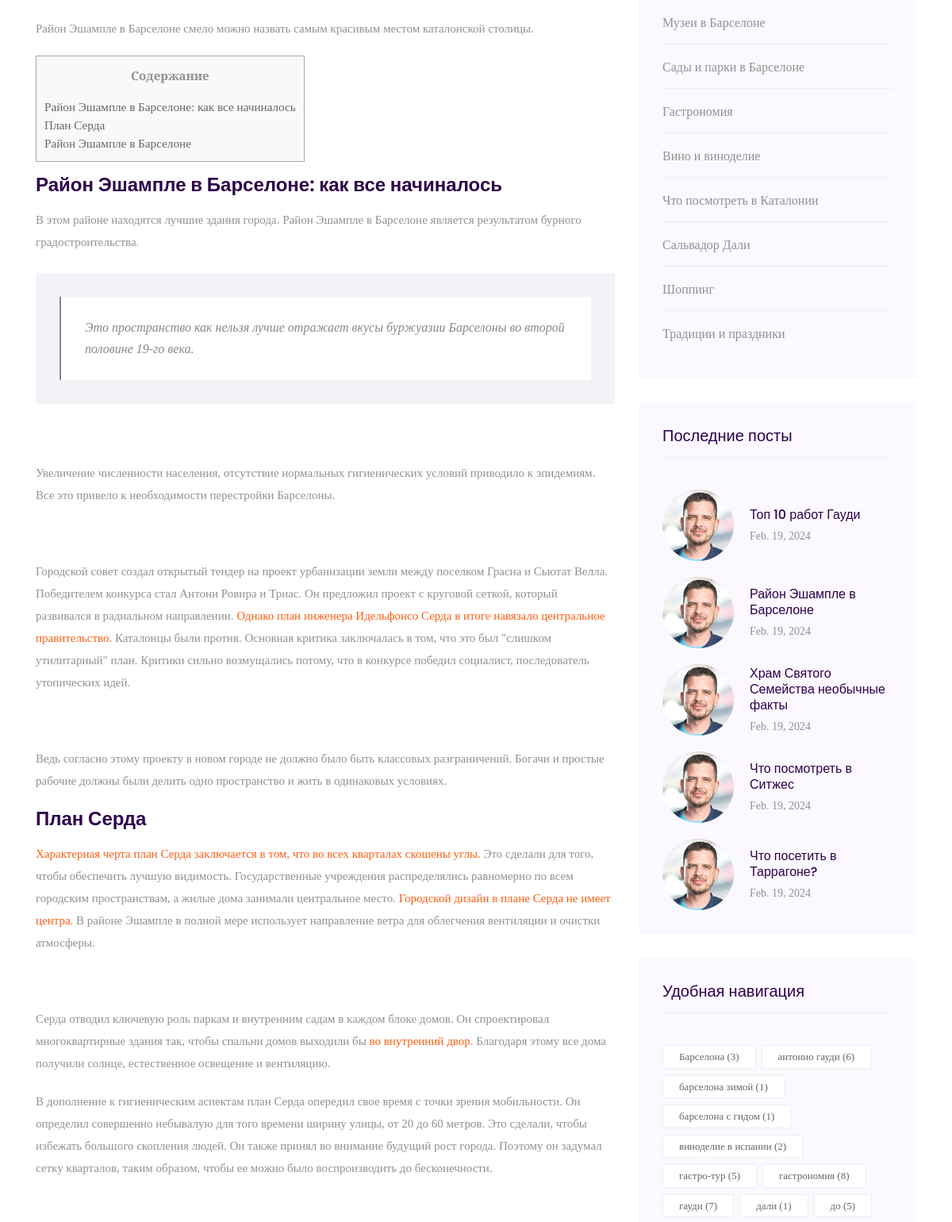
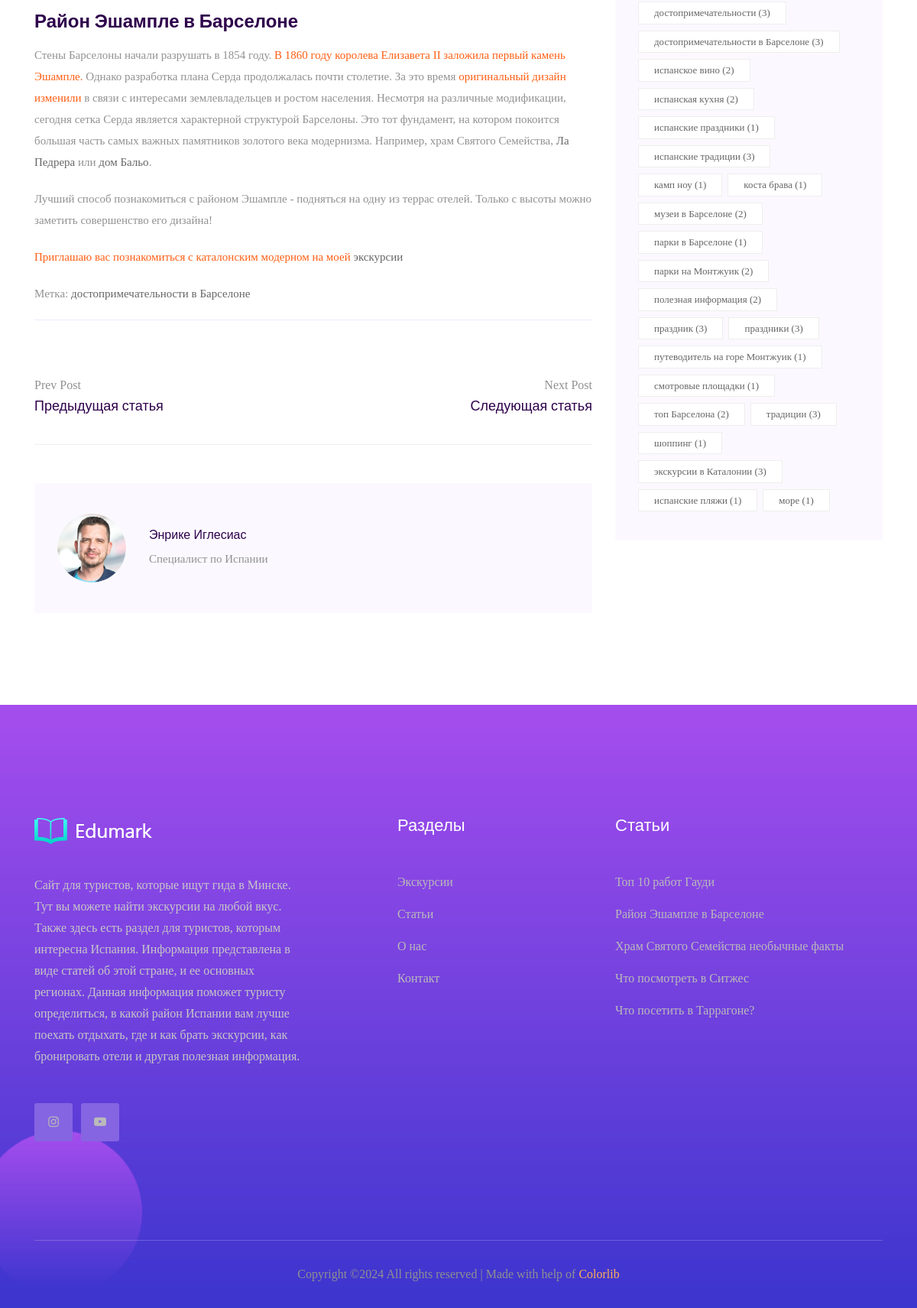
Page /catalog/blog/80 (lower part) on the earlier database version (2 pictures, top to bottom).
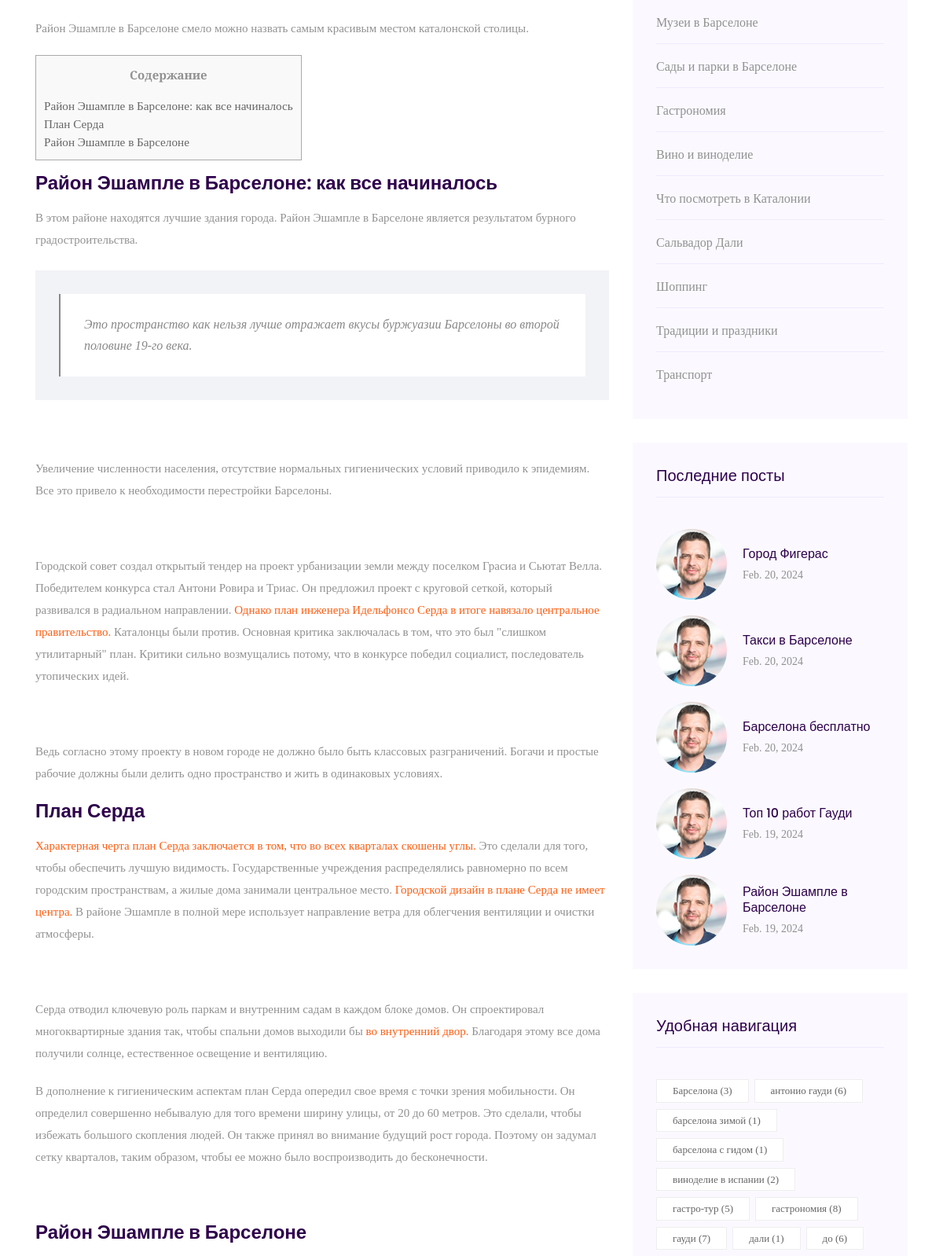
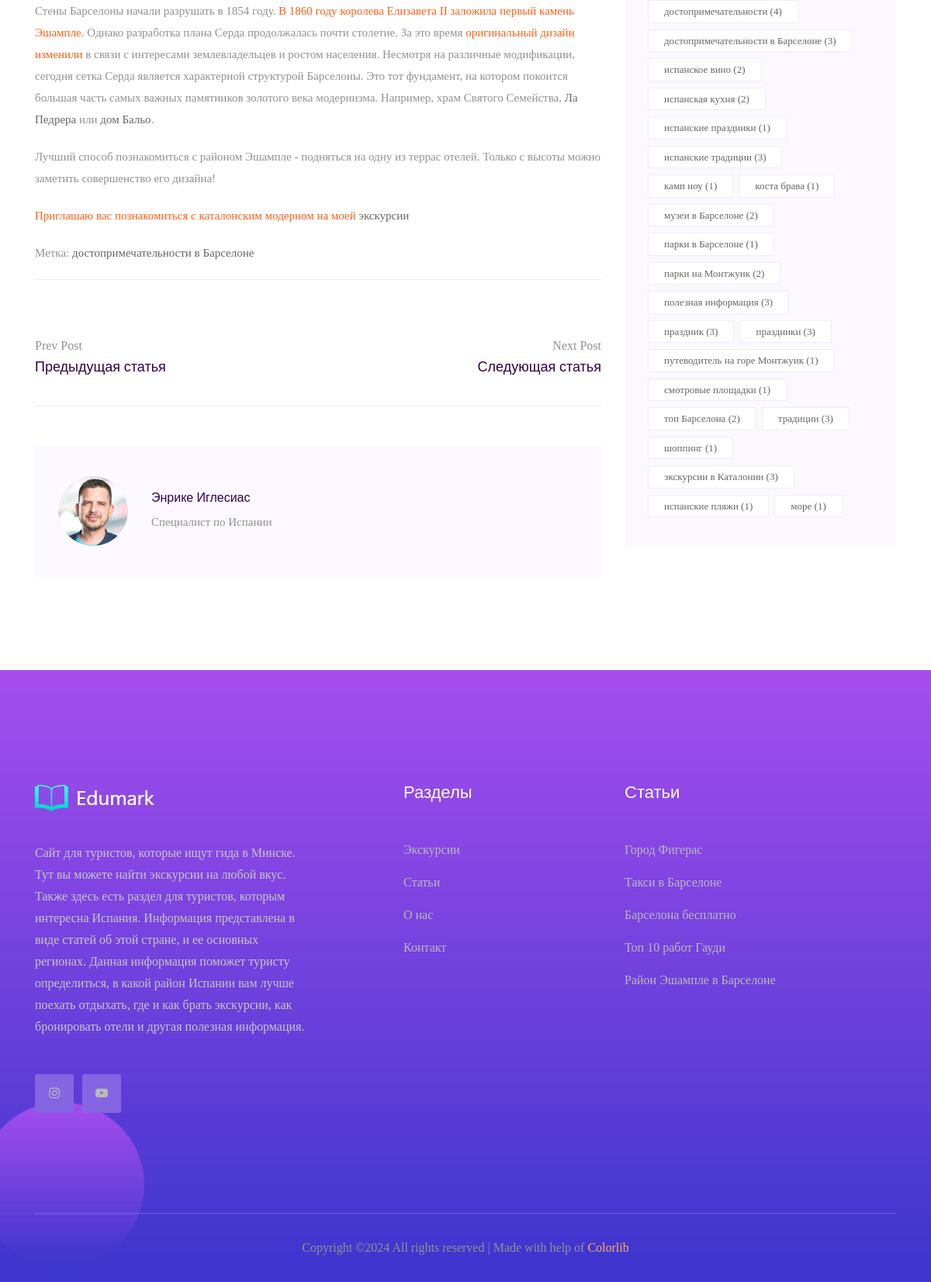
Same page on the later database version (2 pictures, top to bottom).
### catalog/models.py (models this page shows, shortened)
class Post(models.Model):
    title = models.CharField(max_length=255)
    description = models.TextField(null=True, blank=True)
    title_img = models.ImageField(upload_to='media/', null=True, blank=True)
    body = models.TextField(null=True, blank=True)
    created_on = models.DateTimeField(auto_now_add=True)
    last_modified = models.DateTimeField(auto_now=True)
    categories = models.ManyToManyField("Category", blank=True, related_name="categories")
    tags = models.ManyToManyField("Tag", blank=True)
    def get_next_id(self):
        is_next = Post.objects.filter(id=self.id+1).exists()
        if is_next:
            return self.id + 1
        else:
            return self.id + 2
    def get_previous_id(self):
        is_previous = Post.objects.filter(id=self.id-1).exists()
        if is_previous:
            return self.id - 1
        else:
            return self.id - 2
    def is_next(self):
        is_next = Post.objects.filter(id=self.id+1).exists()
        return is_next

class Tag (models.Model):
    name = models.CharField(max_length=100)
    count = models.IntegerField(default=0)
    class Meta:
        verbose_name_plural = "tags"

class Category(models.Model):
    name = models.CharField(max_length=100)
    class Meta:
        verbose_name_plural = "categories"
    def __str__(self):
        return self.name

### catalog/views.py (the view)
# urls.py: path('blog/<int:blog_id>', views.single_blog, name='post'),
def single_blog(request, blog_id):
    try:
        post = Post.objects.get(pk=blog_id)
    except Post.DoesNotExist:
        raise Http404("Post does not exist")
    categories = Category.objects.all()
    tags = Tag.objects.all()
    recent = Post.objects.all().order_by("-created_on")[:5]
    for tag in tags:
        tag.count = Post.objects.filter(tags__name__icontains=tag.name).count()
    return render(request, 'single-blog.html', context={'post': post, 'categories': categories, 'recent': recent, 'tags': tags})

### templates/single-blog.html (shortened to what this page needs)
<!doctype html>
<html class="no-js" lang="zxx">
<head>
    {% load static %}
   <link rel="stylesheet" href="{% static 'css/bootstrap.min.css' %}">
   <link rel="stylesheet" href="{% static 'css/owl.carousel.min.css' %}">
   <link rel="stylesheet" href="{% static 'css/magnific-popup.css' %}">
   <link rel="stylesheet" href="{% static 'css/font-awesome.min.css' %}">
   <link rel="stylesheet" href="{% static 'css/themify-icons.css' %}">
   <link rel="stylesheet" href="{% static 'css/nice-select.css' %}">
   <link rel="stylesheet" href="{% static 'css/flaticon.css' %}">
   <link rel="stylesheet" href="{% static 'css/gijgo.css' %}">
   <link rel="stylesheet" href="{% static 'css/animate.css' %}">
   <link rel="stylesheet" href="{% static 'css/slicknav.css' %}">
   <link rel="stylesheet" href="{% static 'css/style.css' %}">
</head>
<body>
   <section class="blog_area single-post-area section-padding">
      <div class="container">
         <div class="row">
            <div class="col-lg-8 posts-list">
               <div class="single-post">
                  <div class="blog_details">
                     {% autoescape off %}
                  {{ post.body }}
                  {% endautoescape %}
                      <p>{% if post.tags.all %}Метка: {% for tag in post.tags.all %} <a href="/catalog/blog/tag/{{ tag.id }}">{{ tag.name }} </a>  {% endfor %} {% endif %}</p>
                  </div>
               </div>
               <div class="navigation-top">
                  <div class="d-sm-flex justify-content-between text-center">
                     <div class="col-sm-4 text-center my-2 my-sm-0">
                     </div>
                  </div>
                  <div class="navigation-area">
                     <div class="row">
                        <div class="col-lg-6 col-md-6 col-12 nav-left flex-row d-flex justify-content-start align-items-center">
                            {% if post.id != 1 %}
                           <div class="detials">
                              <p>Prev Post</p>
                              <a href="/catalog/blog/{{ post.get_previous_id }}">
                                 <h4>Предыдущая статья</h4>
                              </a>
                           </div>
                            {% endif %}
                        </div>
                        <div class="col-lg-6 col-md-6 col-12 nav-right flex-row d-flex justify-content-end align-items-center">
                            {% if post.is_next %}
                           <div class="detials">
                              <p>Next Post</p>
                              <a href="/catalog/blog/{{ post.get_next_id }}">
                                 <h4>Следующая статья</h4>
                              </a>
                           </div>
                            {% endif %}
                        </div>
                     </div>
                  </div>
               </div>
               <div class="blog-author">
                  <div class="media align-items-center">
                     <img src="{% static 'img/blog/author.png' %}" alt="">
                     <div class="media-body">
                        <a href="#">
                           <h4>Энрике Иглесиас</h4>
                        </a>
                        <p>Специалист по Испании</p>
                     </div>
                  </div>
               </div>
            </div>
            <div class="col-lg-4">
               <div class="blog_right_sidebar">
                  <aside class="single_sidebar_widget post_category_widget">
                            <ul class="list cat-list">
                                {% for category in categories %}
                                <li>
                                    <a href="/catalog/blog/category/{{ category.id }}" class="d-flex">
                                        <p>{{ category.name }}</p>
                                    </a>
                                </li>
                                {% endfor %}
                            </ul>
                        </aside>
                  <aside class="single_sidebar_widget popular_post_widget">
                            <h3 class="widget_title">Последние посты</h3>
                            {% for post in recent %}
                            <div class="media post_item">
                                <img src="{% static 'img/blog/author.png' %}" alt="post">
                                <div class="media-body">
                                    <a href="/catalog/blog/{{ post.id }}">
                                        <h3>{{ post.title }}</h3>
                                    </a>
                                    <p>{{ post.created_on.date }}</p>
                                </div>
                            </div>
                            {% endfor %}
                        </aside>
                  <aside class="single_sidebar_widget tag_cloud_widget">
                            <h4 class="widget_title">Удобная навигация</h4>
                            <ul class="list">
                                {% for tag in tags %}
                                    {% if tag.count != 0 %}
                                <li>
                                    <a href="/catalog/blog/tag/{{ tag.id }}">{{ tag.name }} ({{ tag.count }})</a>
                                </li>
                                    {% endif %}
                                {% endfor %}
                            </ul>
                        </aside>
               </div>
            </div>
         </div>
      </div>
   </section>
    <footer class="footer footer_bg_1">
      <div class="footer_top">
          <div class="container">
              <div class="row">
                  <div class="col-xl-4 col-md-6 col-lg-4">
                      <div class="footer_widget">
                          <div class="footer_logo">
                              <a href="{% url 'blog' %}">
                                  <img src="{% static 'img/logo.png' %}" alt="">
                              </a>
                          </div>
                          <p>
                            Сайт для туристов, которые ищут гида в Минске. Тут вы можете найти экскурсии на любой вкус. Также здесь есть раздел для туристов, которым интересна Испания. Информация представлена в виде статей об этой стране, и ее основных регионах. Данная информация
                            поможет туристу определиться, в какой район Испании вам лучше поехать отдыхать, где и как брать экскурсии, как бронировать отели и другая
                            полезная информация.
                          </p>
                          <div class="socail_links">
                              <ul>
                                  <li>
                                      <a href="#">
                                          <i class="fa fa-instagram"></i>
                                      </a>
                                  </li>
                                  <li>
                                      <a href="#">
                                          <i class="fa fa-youtube-play"></i>
                                      </a>
                                  </li>
                              </ul>
                          </div>
                      </div>
                  </div>
                  <div class="col-xl-3 offset-xl-1 col-md-6 col-lg-3">
                      <div class="footer_widget">
                          <h3 class="footer_title">
                              Разделы
                          </h3>
                          <ul class="none-list">
                              <li><a href="{% url 'tours' %}">Экскурсии</a></li>
                              <li><a href="{% url 'blog' %}">Статьи</a></li>
                              <li><a href="{% url 'about' %}">О нас</a></li>
                              <li><a href="{% url 'contact' %}">Контакт</a></li>
                          </ul>
                      </div>
                  </div>
                  <div class="col-xl-4 col-md-6 col-lg-4">
                      <div class="footer_widget">
                          <h3 class="footer_title">
                              статьи
                          </h3>
                          <ul class="none-list">
                              {% for post in recent %}
                              <li><a href="/catalog/blog/{{ post.id }}">{{ post.title }}</a></li>
                              {% endfor %}
                          </ul>
                      </div>
                  </div>
              </div>
          </div>
      </div>
      <div class="copy-right_text">
          <div class="container">
              <div class="footer_border"></div>
              <div class="row">
                  <div class="col-xl-12">
                      <p class="copy_right text-center">
Copyright &copy;<script>document.write(new Date().getFullYear());</script> All rights reserved | Made with help of <a href="https://colorlib.com" target="_blank">Colorlib</a>
                      </p>
                  </div>
              </div>
          </div>
      </div>
  </footer>
</body>
</html>

Differences in the rows shown:
no longer on this page (row unchanged): Post: title "Храм Святого Семейства необычные факты", created_on "Feb. 19, 2024"
no longer on this page (row unchanged): Post: title "Что посмотреть в Ситжес", created_on "Feb. 19, 2024"
no longer on this page (row unchanged): Post: title "Что посетить в Таррагоне?", created_on "Feb. 19, 2024"
added Category: name "Транспорт"
added Post: title "Город Фигерас", created_on "Feb. 20, 2024"
added Post: title "Такси в Барселоне", created_on "Feb. 20, 2024"
added Post: title "Барселона бесплатно", created_on "Feb. 20, 2024"
computed for Tag "до": count "5" → "6"
computed for Tag "достопримечательности": count "3" → "4"
computed for Tag "полезная информация": count "2" → "3"
